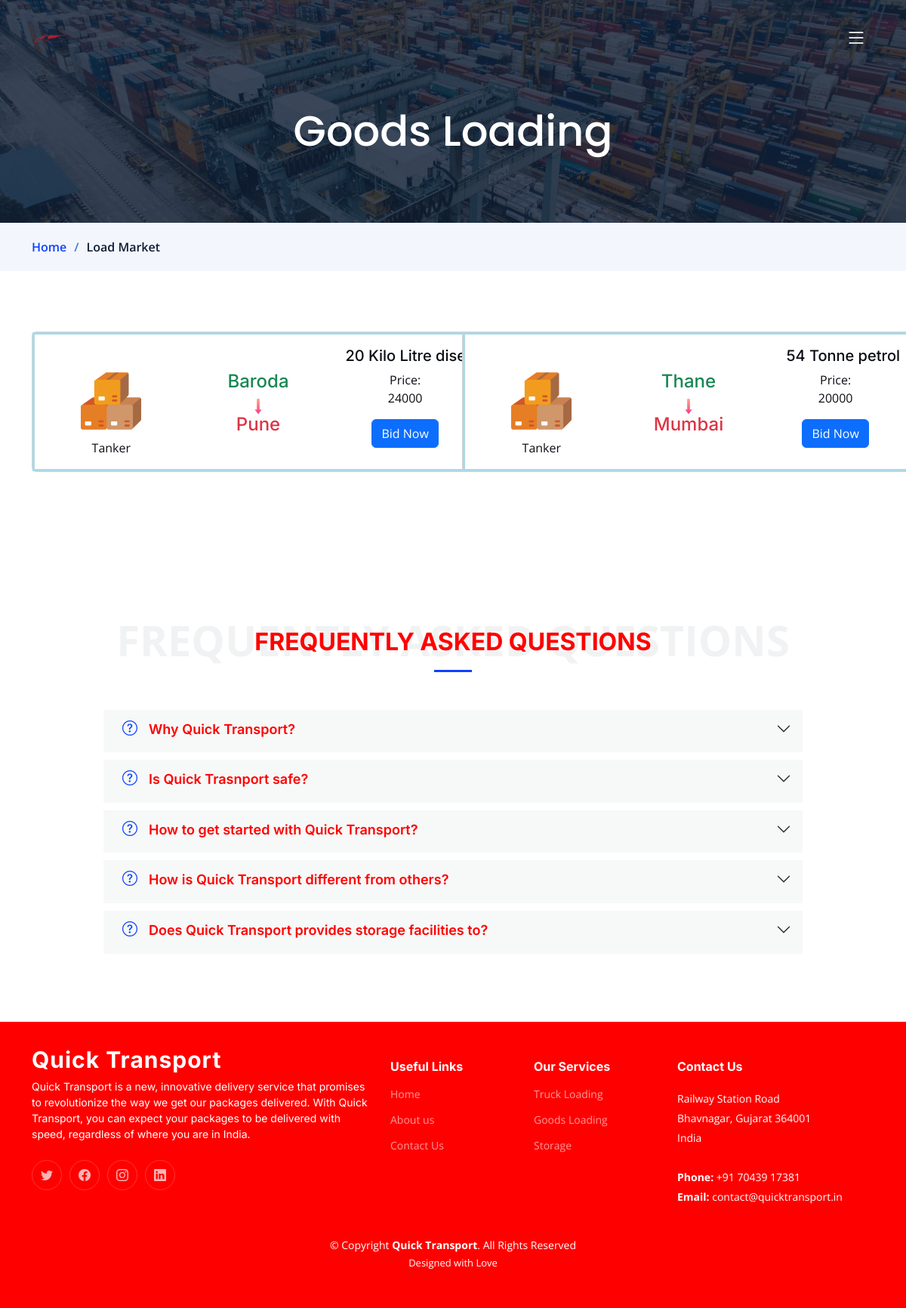
The page /loadmarket.php on the database its author committed.
### tables this page shows
CREATE TABLE `goods` (
  `gid` int(11) NOT NULL,
  `sloca` varchar(50) NOT NULL,
  `dloca` varchar(50) NOT NULL,
  `mname` varchar(30) NOT NULL,
  `quan` varchar(20) NOT NULL,
  `vtype` varchar(30) NOT NULL,
  `tbody` varchar(30) NOT NULL,
  `ttyre` int(3) NOT NULL,
  `cbody` varchar(25) NOT NULL,
  `trbody` varchar(30) NOT NULL,
  `htyres` int(3) NOT NULL,
  `tanbody` varchar(25) NOT NULL,
  `rates` int(8) NOT NULL,
  `postdate` date DEFAULT NULL,
  `username` varchar(50) NOT NULL,
  `lockstatus` varchar(30) NOT NULL,
  `hire` varchar(8) NOT NULL
);

### loadmarket.php (the view, shortened to what this page needs)
<?php
	include("header.php");
	$table=mysqli_query($conn,"select * from goods where lockstatus='Approve' and hire='Unhired'");
?>
<!DOCTYPE html>
<html lang="en">
<head>
  <link href="assets/vendor/bootstrap/css/bootstrap.min.css" rel="stylesheet">
  <link href="assets/vendor/bootstrap-icons/bootstrap-icons.css" rel="stylesheet">
  <link href="assets/vendor/fontawesome-free/css/all.min.css" rel="stylesheet">
  <link href="assets/vendor/glightbox/css/glightbox.min.css" rel="stylesheet">
  <link href="assets/vendor/swiper/swiper-bundle.min.css" rel="stylesheet">
  <link href="assets/vendor/aos/aos.css" rel="stylesheet">
  <link href="assets/css/main.css" rel="stylesheet">
</head>
<body>
  <main id="main">
    <div class="breadcrumbs">
      <div class="page-header d-flex align-items-center" style="background-image: url('assets/img/page-header.jpg');">
        <div class="container position-relative">
          <div class="row d-flex justify-content-center">
            <div class="col-lg-6 text-center">
              <h2>Goods Loading</h2>
            </div>
          </div>
        </div>
      </div>
      <nav>
        <div class="container">
          <ol>
            <li><a href="index.html">Home</a></li>
            <li>Load Market</li>
          </ol>
        </div>
      </nav>
    </div>
    <section class="sample-page">
      <div class="container">
       <form method="post">
          <?php
              echo "<div class='row'>";
              while($row=mysqli_fetch_array($table))
              {
                  echo "<div class='col-6'>";
                  echo "<div class='card text-end' style='width: 600px;'>";
                  echo "<div class='card-body' style='border:3px solid lightblue'>";
                  echo "<h5 class='card-title'> $row[quan] $row[mname]</h5>";
                  echo "<div class='row'>
                          <div class='col-4 text-center'> <img class='img=fluid' height='80px' width='80px' style='margin-bottom:10px;' src='assets/img/boxes.png'>
                             <p class='card-text'>$row[vtype]</p>
                          </div>
                          <div class='col-4 text-center'>
                            <h4 class='card-text text-success'>$row[sloca]</h1>
                            <img src='assets/img/arrow.png' class='img-fluid' height='20px' width='20px'>
                            <h4 class='card-text text-danger'>$row[dloca]</h1>
                          </div>
                         <div class='col-4 text-center'> Price:
                         <p class='card-text'>$row[rates]</p>";
                    if(!empty($_SESSION['user'])){
                      echo"<a href='bidnow.php?id=$row[0]' class='btn btn-primary' name='bidnow'>Bid Now</a>";
                    }
                    else
                       echo"<a href='register.html'><button type='button' class='btn btn-primary'  data-bs-toggle='modal'  data-bs-target='#exampleModal' data-bs-whatever='@fat'>Bid Now</button></a>";
                     echo"</form>";
                  echo "</div>";
                  echo "</div>";
                  echo "</div>";
                  echo "</div>";
                  echo "</div>";
              }
          ?>
    </section>
  </main>
</body>
</html>

### header.php (shortened to what this page needs)
<header id="header" class="header d-flex align-items-center fixed-top">
  <div class="container-fluid container-xl d-flex align-items-center justify-content-between">
    <a href="index.php" class="logo d-flex align-items-center">
      <img height="150px" width="50px" src="assets/img/logo 2.png" alt="">
    </a>
    <i class="mobile-nav-toggle mobile-nav-show bi bi-list"></i>
  </div>
</header>

### assets/css/main.css (style rules this page uses)
:root { --font-default: "Open Sans", system-ui, -apple-system, "Segoe UI", Roboto, "Helvetica Neue", Arial, "Noto Sans", "Liberation Sans", sans-serif, "Apple Color Emoji", "Segoe UI Emoji", "Segoe UI Symbol", "Noto Color Emoji"; --font-primary: "Inter", sans-serif; --font-secondary: "Poppins", sans-serif; }
:root { --color-default: #0a0d13; --color-primary: #0d42ff; --color-secondary: #0e1d34; }
:root { scroll-behavior: smooth; }
body { font-family: var(--font-default); color: var(--color-default); }
a { color: var(--color-primary); text-decoration: none; }
h1, h2, h3, h4, h5, h6 { font-family: var(--font-primary); }
section { padding: 80px 0; overflow: hidden; }
.section-header { text-align: center; padding: 30px 0; position: relative; }
.section-header h2 { font-size: 32px; font-weight: 700; text-transform: uppercase; margin-bottom: 20px; padding-bottom: 0; color: #001973; position: relative; z-index: 2; margin-bottom: 20px; padding-bottom: 20px; position: relative; }
.section-header h2:after { content: ""; position: absolute; display: block; width: 50px; height: 3px; background: var(--color-primary); left: 0; right: 0; bottom: 0; margin: auto; }
.breadcrumbs .page-header { padding: 140px 0 80px 0; position: relative; background-size: cover; background-position: center; background-repeat: no-repeat; }
.breadcrumbs .page-header:before { content: ""; background-color: rgba(14, 29, 52, 0.8); position: absolute; inset: 0; }
.breadcrumbs .page-header h2 { font-size: 56px; font-weight: 500; color: #fff; font-family: var(--font-secondary); }
.breadcrumbs nav { background-color: #f3f6fc; padding: 20px 0; }
.breadcrumbs nav ol { display: flex; flex-wrap: wrap; list-style: none; margin: 0; padding: 0; font-size: 16px; font-weight: 600; color: var(--color-secondary); }
.breadcrumbs nav ol a { color: var(--color-primary); transition: 0.3s; }
.breadcrumbs nav ol li+li { padding-left: 10px; }
.breadcrumbs nav ol li+li::before { display: inline-block; padding-right: 10px; color: #4278cc; content: "/"; }
.header { transition: all 0.5s; z-index: 997; padding: 30px 0; }
.header .logo img { max-height: 40px; margin-right: 6px; }
@media (max-width: 1279px) { .mobile-nav-show { color: #fff; font-size: 28px; cursor: pointer; line-height: 0; transition: 0.5s; z-index: 9999; margin-right: 10px; } }
.faq { padding-top: 80px; }
.faq .accordion-item { border: 0; margin-bottom: 10px; }
.faq .accordion-button { padding: 15px 30px 20px 60px; font-weight: 600; border: 0; font-size: 18px; color: var(--color-default); text-align: left; background: rgba(14, 29, 52, 0.03); border-radius: 5px; }
.faq .question-icon { position: absolute; top: 14px; left: 25px; font-size: 20px; color: var(--color-primary); }
.faq .accordion-button:after { position: absolute; right: 15px; top: 15px; }
.footer { font-size: 14px; background-color: red; padding: 50px 0; color: white; }
.footer .footer-info .logo { line-height: 0; margin-bottom: 25px; }
.footer .footer-info .logo span { font-size: 30px; font-weight: 700; letter-spacing: 1px; color: #fff; font-family: var(--font-primary); }
.footer .footer-info p { font-size: 14px; font-family: var(--font-primary); }
.footer .social-links a { display: flex; align-items: center; justify-content: center; width: 40px; height: 40px; border-radius: 50%; border: 1px solid rgba(255, 255, 255, 0.2); font-size: 16px; color: rgba(255, 255, 255, 0.7); margin-right: 10px; transition: 0.3s; }
.footer h4 { font-size: 16px; font-weight: bold; position: relative; padding-bottom: 12px; }
.footer .footer-links { margin-bottom: 30px; }
.footer .footer-links ul { list-style: none; padding: 0; margin: 0; }
.footer .footer-links ul li { padding: 10px 0; display: flex; align-items: center; }
.footer .footer-links ul li:first-child { padding-top: 0; }
.footer .footer-links ul a { color: rgba(255, 255, 255, 0.6); transition: 0.3s; display: inline-block; line-height: 1; }
.footer .footer-contact p { line-height: 26px; }
.footer .copyright { text-align: center; }
.footer .credits { padding-top: 4px; text-align: center; font-size: 13px; }
.footer .credits a { color: #fff; }

### rows shown on the page
goods: quan "20 Kilo Litre", mname "disel", vtype "Tanker", sloca "Baroda", dloca "Pune", rates "24000"
goods: quan "54 Tonne", mname "petrol", vtype "Tanker", sloca "Thane", dloca "Mumbai", rates "20000"
